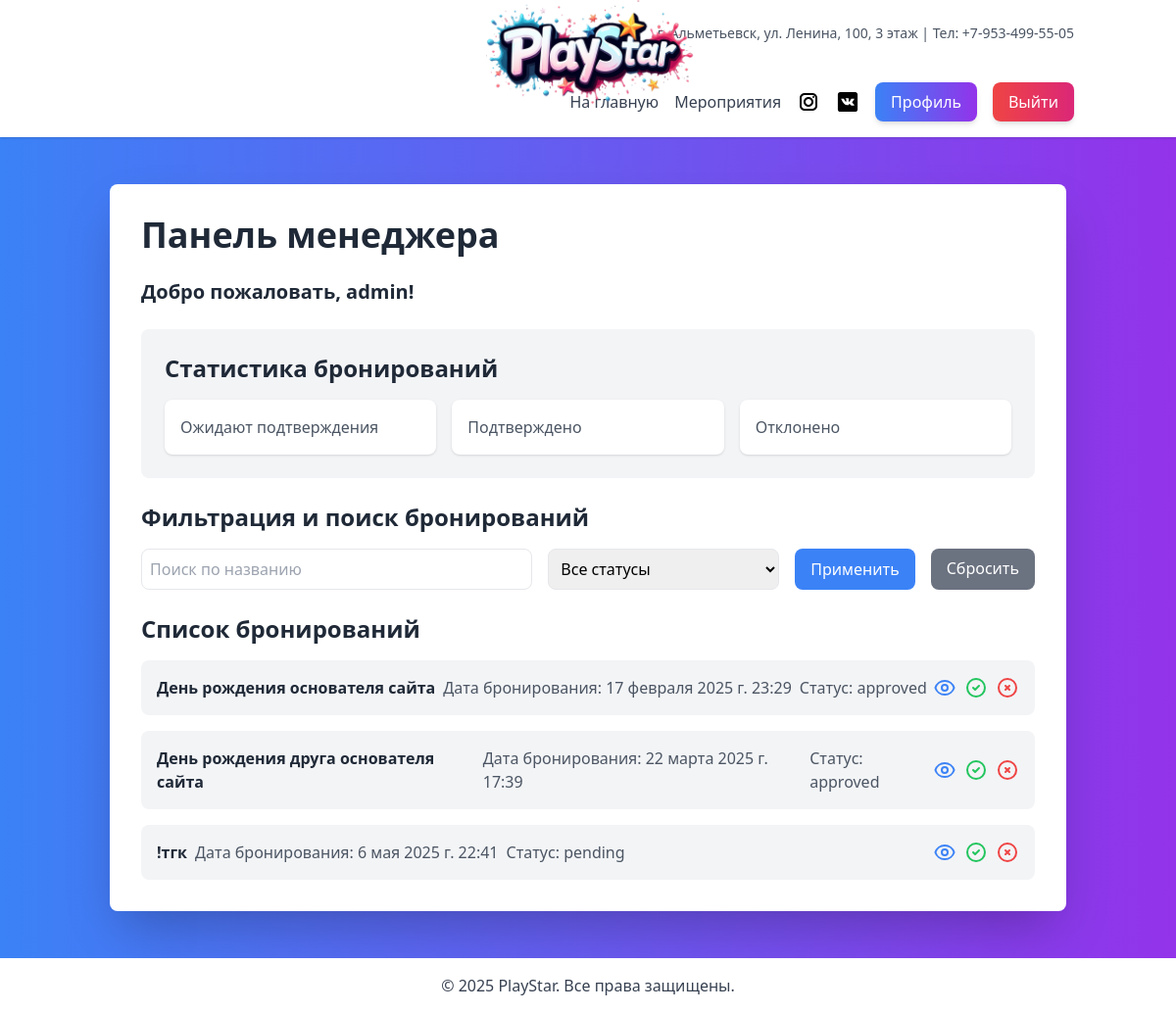
The app's page /staff/manager-dashboard/ (signed in), older data.
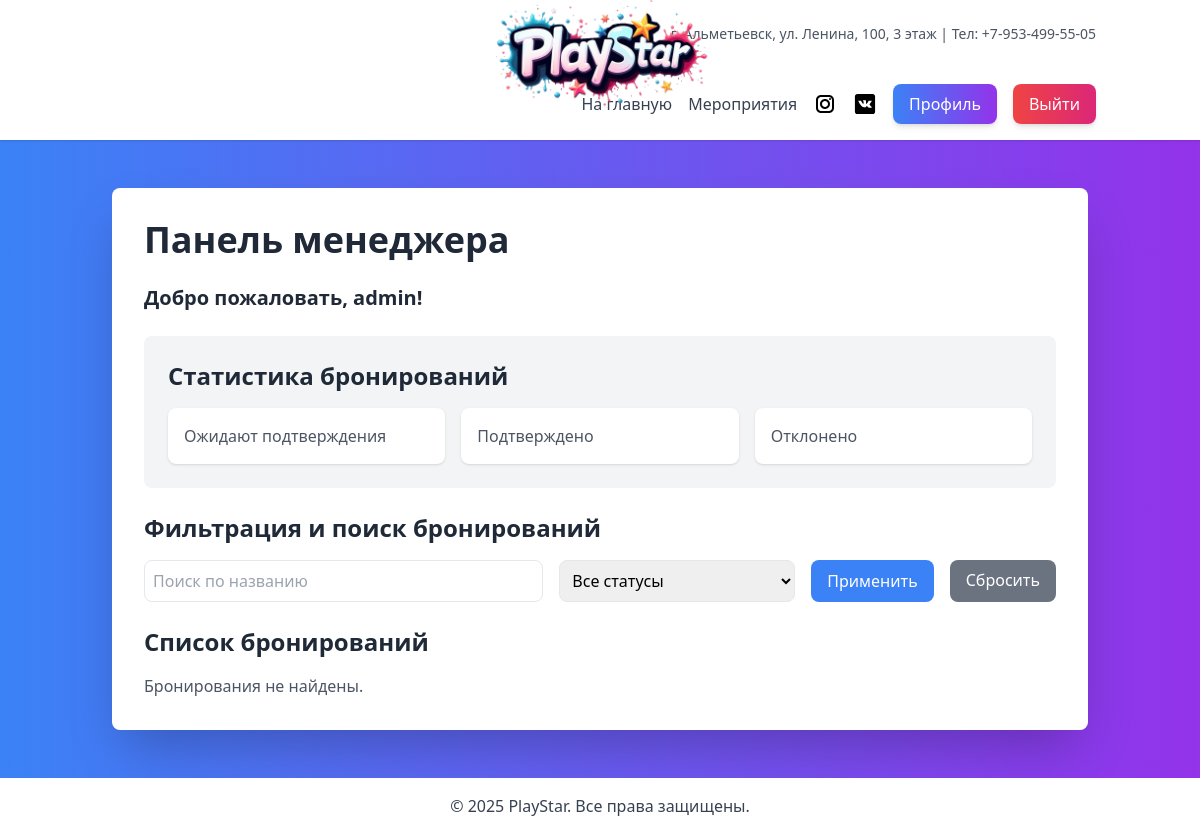
The same page, newer data.
### bookings/models.py (models this page shows, shortened)
class Booking(models.Model):
    STATUS_CHOICES = [
        ('pending', 'На модерации'),
        ('approved', 'Подтверждено'),
        ('rejected', 'Отклонено'),
        ('completed', 'Завершено')
    ]
    user = models.ForeignKey(settings.AUTH_USER_MODEL, on_delete=models.CASCADE)
    event_name = models.CharField(max_length=255)
    booking_date = models.DateTimeField(auto_now_add=True)
    event_date = models.DateTimeField()
    children_count = models.PositiveIntegerField(
        'Количество детей',
        default=1,
        validators=[MinValueValidator(1)]
    )
    comment = models.TextField('Комментарий', blank=True, null=True)
    status = models.CharField(max_length=20, choices=STATUS_CHOICES, default='pending')
    prepayment = models.BooleanField(default=False)
    prepayment_amount = models.DecimalField(
        max_digits=10,
        decimal_places=2,
        default=Decimal('1000.00'),
        editable=False
    )
    paid_amount = models.DecimalField(
        max_digits=10,
        decimal_places=2,
        default=Decimal('0.00'),
        validators=[MinValueValidator(0)]
    )
    class Meta:
        verbose_name = 'Бронирование'
        verbose_name_plural = 'Бронирования'

### staff/views.py (the view)
# urls.py: path('manager-dashboard/', views.manager_dashboard, name='manager_dashboard'),
@login_required
@role_required('Admin', 'Manager')
def manager_dashboard(request):
    bookings = Booking.objects.all()
    return render(request, 'staff/manager_dashboard.html', {'bookings': bookings})

### staff/views.py (called while the page is built)
def role_required(*group_names):
    def in_groups(user):
        if user.is_authenticated:
            if bool(user.groups.filter(name__in=group_names)) or user.is_superuser:
                return True
        return False
    return user_passes_test(in_groups)

### staff/templates/staff/manager_dashboard.html (shortened to what the changed rows need)
{% extends 'base.html' %}
{% block content %}
<div class="flex space-x-8 max-w-6xl mx-auto">
    <div class="w-full bg-white p-8 rounded-lg shadow-2xl">
        <h2 class="text-4xl font-bold text-gray-800 mb-6">Панель менеджера</h2>
        <div class="mt-6">
            <h3 class="text-2xl font-bold text-gray-800 mb-4">Список бронирований</h3>
            {% if bookings %}
                <ul class="space-y-4">
                    {% for booking in bookings %}
                        <li class="bg-gray-100 p-4 rounded-lg flex items-center justify-between">
                            <div class="flex items-center space-x-2">
                                <p class="text-gray-800"><strong>{{ booking.event_name }}</strong></p>
                                <p class="text-gray-600">Дата бронирования: {{ booking.booking_date }}</p>
                                <p class="text-gray-600">Статус: {{ booking.status }}</p>
                            </div>
                            <div class="flex space-x-2">
                                <button onclick="openModal('{{ booking.event_name }}', '{{ booking.booking_date }}', '{{ booking.event_date }}', '{{ booking.children_count }}', '{{ booking.comment }}')" class="text-blue-500 hover:text-blue-700">
                                </button>
                                <a href="{% url 'manage_booking' booking.id 'approve' %}" class="text-green-500 hover:text-green-700">
                                    <svg xmlns="http://www.w3.org/2000/svg" class="h-6 w-6" fill="none" viewBox="0 0 24 24" stroke="currentColor">
                                        <path stroke-linecap="round" stroke-linejoin="round" stroke-width="2" d="M9 12l2 2 4-4m6 2a9 9 0 11-18 0 9 9 0 0118 0z" />
                                    </svg>
                                </a>
                                <a href="{% url 'manage_booking' booking.id 'reject' %}" class="text-red-500 hover:text-red-700">
                                    <svg xmlns="http://www.w3.org/2000/svg" class="h-6 w-6" fill="none" viewBox="0 0 24 24" stroke="currentColor">
                                        <path stroke-linecap="round" stroke-linejoin="round" stroke-width="2" d="M10 14l2-2m0 0l2-2m-2 2l-2-2m2 2l2 2m7-2a9 9 0 11-18 0 9 9 0 0118 0z" />
                                    </svg>
                                </a>
                            </div>
                        </li>
                    {% endfor %}
                </ul>
            {% else %}
                <p class="text-gray-600">Бронирования не найдены.</p>
            {% endif %}
        </div>
    </div>
</div>
{% endblock %}

Row changes from the older to the newer data that the page shows:
removed Booking: event_name "День рождения основателя сайта", booking_date "17 февраля 2025 г. 23:29", status "approved"
removed Booking: event_name "День рождения друга основателя сайта", booking_date "22 марта 2025 г. 17:39", status "approved"
removed Booking: event_name "!тгк", booking_date "6 мая 2025 г. 22:41", status "pending"
Text that changed along with them:
text now shown: "Бронирования не найдены."
